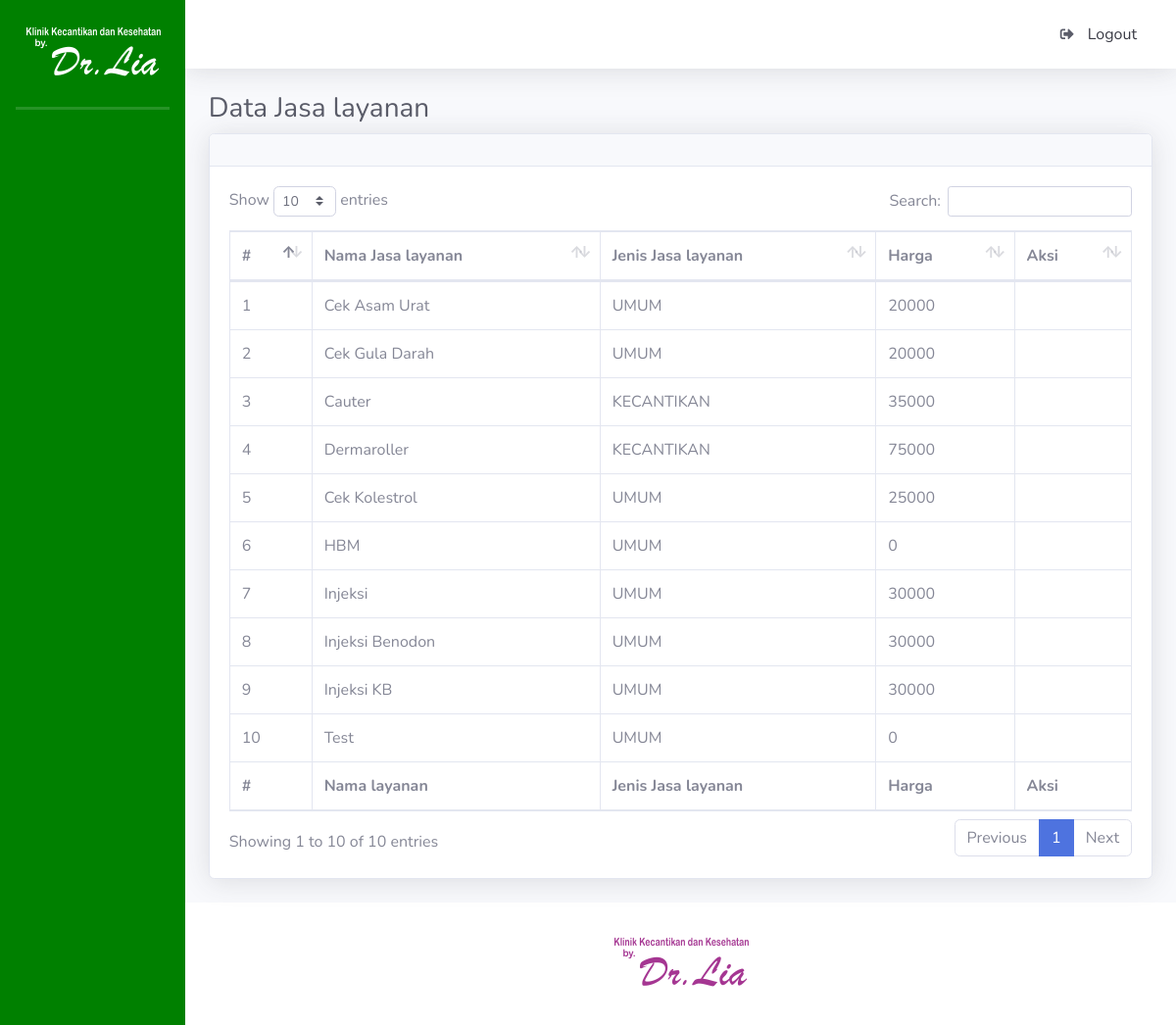
Page /index.php/jasa_layanan on the committed database.
### tables this page shows
CREATE TABLE `tb_jasa_layanan` (
  `id_layanan` bigint(20) NOT NULL,
  `nama_jasa` varchar(100) NOT NULL,
  `harga` int(11) NOT NULL,
  `kategori` bigint(20) NOT NULL
);

CREATE TABLE `tb_layanan` (
  `id_layanan` bigint(20) NOT NULL,
  `nama_layanan` enum('UMUM','KECANTIKAN') NOT NULL
);

### application/controllers/Jasa_layanan.php (called while the page is built, shortened)
<?php
class Jasa_layanan extends CI_Controller {
	public function index()
	{
		$this->db->select('tb_jasa_layanan.id_layanan, tb_jasa_layanan.nama_jasa, tb_jasa_layanan.harga, tb_layanan.nama_layanan');
		$this->db->join('tb_layanan', 'tb_layanan.id_layanan=tb_jasa_layanan.kategori');
		$parser['p_semuajasa_layanan'] = $this->db->get('tb_jasa_layanan')->result();
		$this->load->view('jasa_layanan/v_daftar',
			$parser);
	}
}
?>

### index.php (called while the page is built, shortened)
<?php
require_once BASEPATH.'core/CodeIgniter.php';

### application/views/jasa_layanan/v_daftar.php (the view, shortened to what this page needs)
<!DOCTYPE html>
<html lang="en">
<head>
  <link href="<?php echo base_url(); ?>tema/admin/vendor/fontawesome-free/css/all.min.css" rel="stylesheet" type="text/css">
   <link href="<?php echo base_url(); ?>tema/admin/css/sb-admin-2.min.css" rel="stylesheet">
  <link href="<?php echo base_url(); ?>tema/admin/vendor/datatables/dataTables.bootstrap4.min.css" rel="stylesheet">
  <link href="vendor/datatables/dataTables.bootstrap4.min.css" rel="stylesheet">
</head>
<body id="page-top">
  <div id="wrapper">
    <div id="content-wrapper" class="d-flex flex-column">
      <div id="content">
        <div class="container-fluid">
          <h1 class="h3 mb-2 text-gray-800">Data Jasa layanan</h1>
          <div class="card shadow mb-4">
            <div class="card-header py-3">
            </div>
            <div class="card-body">
              <div class="table-responsive">
                <table class="table table-bordered" id="dataTable" width="100%" cellspacing="0">
                  <thead>
                    <tr>
                     <th>#</th>
                     <th>Nama Jasa layanan</th>
                     <th>Jenis Jasa layanan</th>
                     <th>Harga</th>
                     <th>Aksi</th>
                    </tr>
                  </thead>
                  <tfoot>
                    <tr>
                     <th>#</th>
                     <th>Nama layanan</th>
                     <th>Jenis Jasa layanan</th>
                     <th>Harga</th>
                      <th>Aksi</th>
                    </tr>
                  </tfoot>
                  <tbody>
                   <?php if(count($p_semuajasa_layanan) > 0) { ?>
      <?php $no = 1; ?>
      <?php foreach ($p_semuajasa_layanan as $data) { ?>
      <tr>
        <td><?php echo $no++; ?></td>
        <td><?php echo $data->nama_jasa; ?></td>
        <td><?php echo $data->nama_layanan; ?></td>
          <td><?php echo $data->harga; ?></td>
        <td>
        </td>
      </tr>
      <?php } ?>
      <?php } else { ?>
      <tr>
        <td colspan="4">Tidak ada Jasa layanan</td>
      </tr>
      <?php } ?>
                  </tbody>
                </table>
              </div>
            </div>
          </div>
        </div>
      </div>

### rows in the picture
tb_jasa_layanan: nama_jasa "Cek Asam Urat", kategori.nama_layanan "UMUM", harga "20000"
tb_jasa_layanan: nama_jasa "Cek Gula Darah", kategori.nama_layanan "UMUM", harga "20000"
tb_jasa_layanan: nama_jasa "Cauter", kategori.nama_layanan "KECANTIKAN", harga "35000"
tb_jasa_layanan: nama_jasa "Dermaroller", kategori.nama_layanan "KECANTIKAN", harga "75000"
tb_jasa_layanan: nama_jasa "Cek Kolestrol", kategori.nama_layanan "UMUM", harga "25000"
tb_jasa_layanan: nama_jasa "HBM", kategori.nama_layanan "UMUM", harga "0"
tb_jasa_layanan: nama_jasa "Injeksi", kategori.nama_layanan "UMUM", harga "30000"
tb_jasa_layanan: nama_jasa "Injeksi Benodon", kategori.nama_layanan "UMUM", harga "30000"
tb_jasa_layanan: nama_jasa "Injeksi KB", kategori.nama_layanan "UMUM", harga "30000"
tb_jasa_layanan: nama_jasa "Test", kategori.nama_layanan "UMUM", harga "0"
